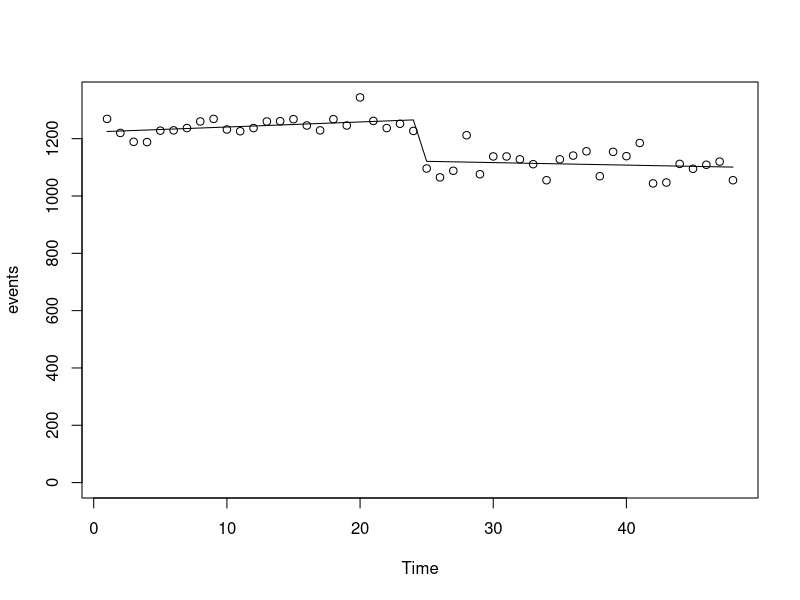
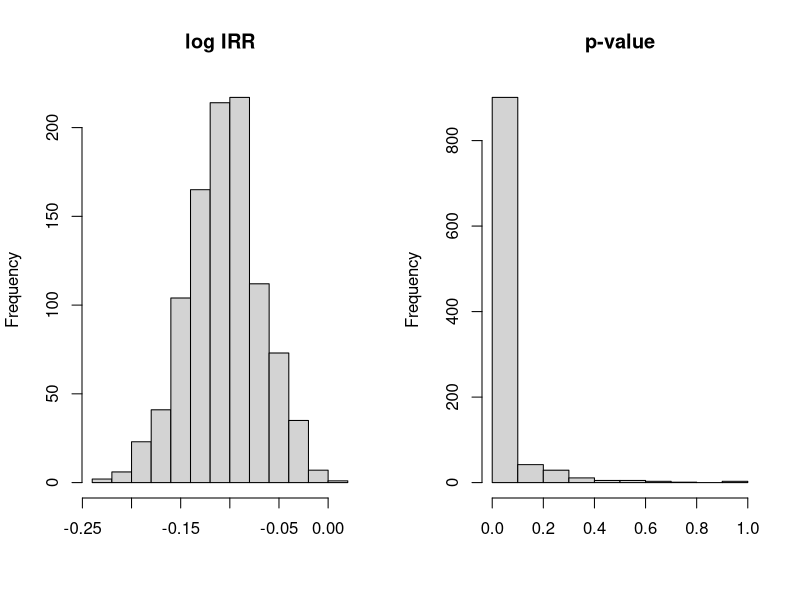

Write the R code that produced these figures, in order. (Note: a time limit stopped this script after it produced the figures.)
# interrupted time series
# =======================

# inputs

pop <- 7500
baseline_rate <- 2
monthly_rate <- baseline_rate / 12
effect <- 0.9
mba <- 24 # months before and after policy

# model parameters

time <- 1:(mba * 2)
policy <- rep(0:1, each = mba)
pops <- rep(pop, mba * 2)
rates <- c(rep(monthly_rate, mba), rep(monthly_rate * effect, mba))

# example simulation

set.seed(50)
events <- sapply(rates, function(x) rpois(1, x * pop))
m <- glm(events ~ time * policy + offset(log(pops)), family = 'poisson')

dev.off()
plot(events, ylim = c(0, max(events)), xlab = 'Time')
pred <- data.frame(time = time, policy = policy, pops = pop)
pred$events <- predict(m, newdata = pred, type = 'response')
with(pred, lines(time, events))

# simulation multiple times

sf <- function () {
  events <- sapply(rates, function(x) rpois(1, x * pop))
  m <- glm(events ~ time * policy + offset(log(pops)), family = 'poisson')
  summary(m)$coef[3,c(1, 4)]
}

nsim <- 1000
sims <- sapply(seq_len(nsim), function (x) sf())
exp(mean(sims[1,])) # effect size

mean(sims[2,] < 0.05) # power

par(mfrow = c(1, 2))
hist(sims[1,], main = 'log IRR', xlab = NA)
hist(sims[2,], main = 'p-value', xlab = NA)

# find 80% power

sf2 <- function (effect = 0.8) {
  rates <- c(rep(monthly_rate, mba), rep(monthly_rate * effect, mba))
  events <- sapply(rates, function(x) rpois(1, x * pop))
  m <- glm(events ~ time * policy + offset(log(pops)), family = 'poisson')
  summary(m)$coef[3,c(1, 4)]
}

pw <- function (effect, nsim = 1000, alpha = 0.05) {
  print(effect)
  sims <- sapply(seq_len(nsim), function (x) sf2(effect))
  c(exp(mean(sims[1,])), mean(sims[2,] < alpha))
}

pws <- seq(0.8, 1, 0.01)
find80 <- sapply(pws, pw, nsim = 10000)
find80 <- cbind(pws, t(find80))

test_pws <- seq(0.8, 1, 0.001)
curve <- predict(glm(find80[,3] ~ pws, family = 'binomial'), newdata = data.frame(pws = test_pws), type = 'response')

power80 <- test_pws[which.min(abs(curve - 0.8))]
curve[which.min(abs(curve - 0.8))]

dev.off()
plot(find80[,1], find80[,3], xlab = 'Effect size', ylab = 'Power')
lines(test_pws, curve)
segments(0.8, 0.8, x1 = power80, lty = 2)
segments(power80, 0, y1 = 0.8, lty = 2)
